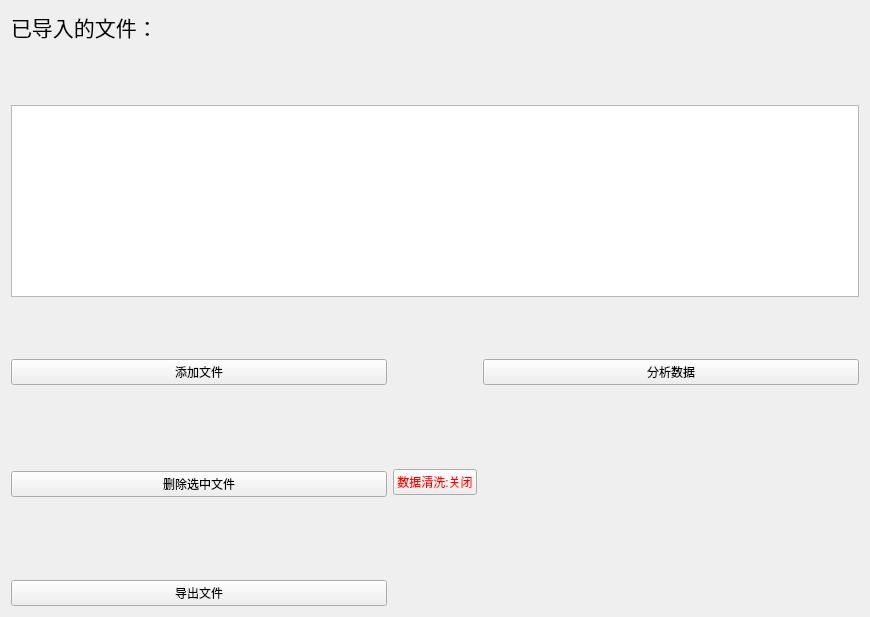
<?xml version="1.0" encoding="UTF-8"?>
<ui version="4.0">
 <class>ui_home</class>
 <widget class="QWidget" name="ui_home">
  <property name="geometry">
   <rect>
    <x>0</x>
    <y>0</y>
    <width>870</width>
    <height>617</height>
   </rect>
  </property>
  <property name="windowTitle">
   <string>Form</string>
  </property>
  <layout class="QVBoxLayout" name="verticalLayout_4">
   <item>
    <layout class="QVBoxLayout" name="verticalLayout_3">
     <item>
      <widget class="QLabel" name="label">
       <property name="text">
        <string>&lt;html&gt;&lt;head/&gt;&lt;body&gt;&lt;p&gt;&lt;span style=&quot; font-size:16pt;&quot;&gt;已导入的文件：&lt;/span&gt;&lt;/p&gt;&lt;/body&gt;&lt;/html&gt;</string>
       </property>
      </widget>
     </item>
     <item>
      <spacer name="verticalSpacer_4">
       <property name="orientation">
        <enum>Qt::Vertical</enum>
       </property>
       <property name="sizeHint" stdset="0">
        <size>
         <width>20</width>
         <height>18</height>
        </size>
       </property>
      </spacer>
     </item>
     <item>
      <widget class="QListWidget" name="listWidget_files"/>
     </item>
     <item>
      <spacer name="verticalSpacer_5">
       <property name="orientation">
        <enum>Qt::Vertical</enum>
       </property>
       <property name="sizeHint" stdset="0">
        <size>
         <width>20</width>
         <height>18</height>
        </size>
       </property>
      </spacer>
     </item>
     <item>
      <layout class="QHBoxLayout" name="horizontalLayout">
       <item>
        <layout class="QVBoxLayout" name="verticalLayout">
         <item>
          <widget class="QPushButton" name="btn_add_files">
           <property name="text">
            <string>添加文件</string>
           </property>
          </widget>
         </item>
         <item>
          <spacer name="horizontalSpacer_5">
           <property name="orientation">
            <enum>Qt::Horizontal</enum>
           </property>
           <property name="sizeHint" stdset="0">
            <size>
             <width>40</width>
             <height>20</height>
            </size>
           </property>
          </spacer>
         </item>
         <item>
          <spacer name="verticalSpacer">
           <property name="orientation">
            <enum>Qt::Vertical</enum>
           </property>
           <property name="sizeHint" stdset="0">
            <size>
             <width>20</width>
             <height>40</height>
            </size>
           </property>
          </spacer>
         </item>
         <item>
          <spacer name="horizontalSpacer_4">
           <property name="orientation">
            <enum>Qt::Horizontal</enum>
           </property>
           <property name="sizeHint" stdset="0">
            <size>
             <width>40</width>
             <height>20</height>
            </size>
           </property>
          </spacer>
         </item>
         <item>
          <widget class="QPushButton" name="btn_remove_selected">
           <property name="text">
            <string>删除选中文件</string>
           </property>
          </widget>
         </item>
         <item>
          <spacer name="horizontalSpacer_2">
           <property name="orientation">
            <enum>Qt::Horizontal</enum>
           </property>
           <property name="sizeHint" stdset="0">
            <size>
             <width>58</width>
             <height>17</height>
            </size>
           </property>
          </spacer>
         </item>
         <item>
          <spacer name="verticalSpacer_2">
           <property name="orientation">
            <enum>Qt::Vertical</enum>
           </property>
           <property name="sizeHint" stdset="0">
            <size>
             <width>20</width>
             <height>40</height>
            </size>
           </property>
          </spacer>
         </item>
         <item>
          <spacer name="horizontalSpacer_6">
           <property name="orientation">
            <enum>Qt::Horizontal</enum>
           </property>
           <property name="sizeHint" stdset="0">
            <size>
             <width>40</width>
             <height>20</height>
            </size>
           </property>
          </spacer>
         </item>
         <item>
          <widget class="QPushButton" name="btn_export_file">
           <property name="text">
            <string>导出文件</string>
           </property>
          </widget>
         </item>
        </layout>
       </item>
       <item>
        <widget class="QPushButton" name="btn_clean">
         <property name="palette">
          <palette>
           <active>
            <colorrole role="WindowText">
             <brush brushstyle="SolidPattern">
              <color alpha="255">
               <red>0</red>
               <green>0</green>
               <blue>0</blue>
              </color>
             </brush>
            </colorrole>
            <colorrole role="ButtonText">
             <brush brushstyle="SolidPattern">
              <color alpha="255">
               <red>255</red>
               <green>0</green>
               <blue>0</blue>
              </color>
             </brush>
            </colorrole>
           </active>
           <inactive>
            <colorrole role="WindowText">
             <brush brushstyle="SolidPattern">
              <color alpha="255">
               <red>0</red>
               <green>0</green>
               <blue>0</blue>
              </color>
             </brush>
            </colorrole>
            <colorrole role="ButtonText">
             <brush brushstyle="SolidPattern">
              <color alpha="255">
               <red>255</red>
               <green>0</green>
               <blue>0</blue>
              </color>
             </brush>
            </colorrole>
           </inactive>
           <disabled>
            <colorrole role="WindowText">
             <brush brushstyle="SolidPattern">
              <color alpha="255">
               <red>120</red>
               <green>120</green>
               <blue>120</blue>
              </color>
             </brush>
            </colorrole>
            <colorrole role="ButtonText">
             <brush brushstyle="SolidPattern">
              <color alpha="255">
               <red>120</red>
               <green>120</green>
               <blue>120</blue>
              </color>
             </brush>
            </colorrole>
           </disabled>
          </palette>
         </property>
         <property name="text">
          <string>数据清洗:关闭</string>
         </property>
        </widget>
       </item>
       <item>
        <layout class="QVBoxLayout" name="verticalLayout_2">
         <item>
          <widget class="QPushButton" name="btn_go_to_overview">
           <property name="text">
            <string>分析数据</string>
           </property>
          </widget>
         </item>
         <item>
          <spacer name="horizontalSpacer_3">
           <property name="orientation">
            <enum>Qt::Horizontal</enum>
           </property>
           <property name="sizeHint" stdset="0">
            <size>
             <width>40</width>
             <height>20</height>
            </size>
           </property>
          </spacer>
         </item>
         <item>
          <spacer name="verticalSpacer_3">
           <property name="orientation">
            <enum>Qt::Vertical</enum>
           </property>
           <property name="sizeHint" stdset="0">
            <size>
             <width>20</width>
             <height>40</height>
            </size>
           </property>
          </spacer>
         </item>
         <item>
          <spacer name="horizontalSpacer_7">
           <property name="orientation">
            <enum>Qt::Horizontal</enum>
           </property>
           <property name="sizeHint" stdset="0">
            <size>
             <width>40</width>
             <height>20</height>
            </size>
           </property>
          </spacer>
         </item>
        </layout>
       </item>
      </layout>
     </item>
    </layout>
   </item>
  </layout>
 </widget>
 <resources/>
 <connections/>
</ui>
